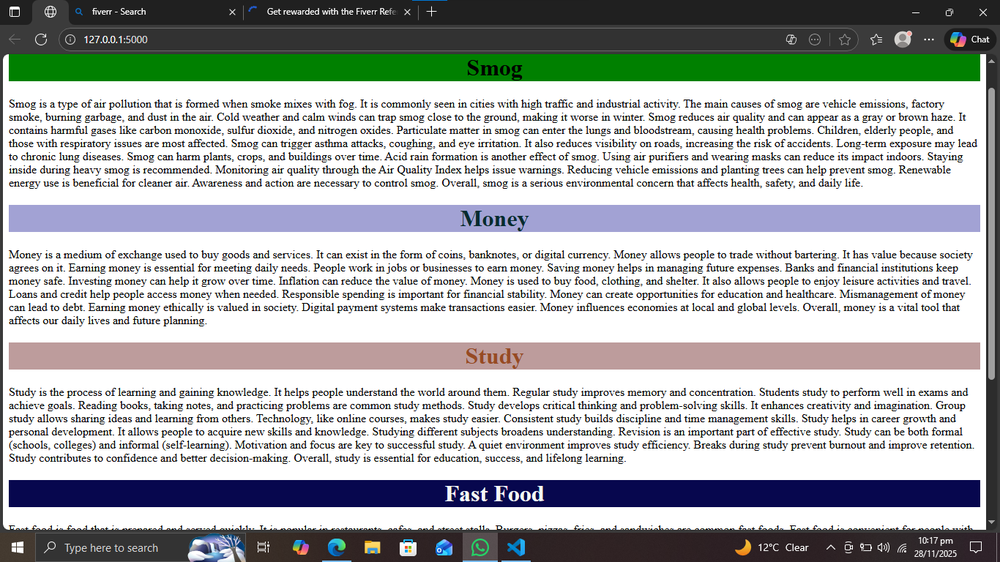
#> input picture image_matrix_processing/ss.png, 1000 x 562 px, shrunk from 1366 x 768 before the run
$ python image_matrix.py
#> lines starting #> are read from the running program, lines starting #| are printed output that depends on the picture
from PIL import Image
import numpy as np
import matplotlib.pyplot as plt

# 1. Load image (same folder me 'ss.png' hona chahiye)
img = Image.open("ss.png").convert("L")  # Convert to grayscale
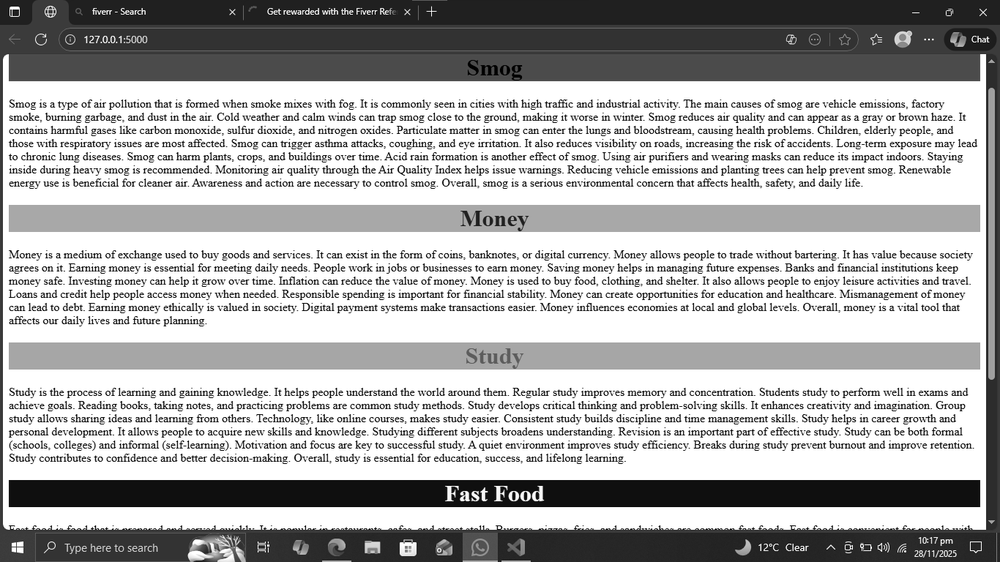
#> img: PIL image 1000x562 L; min 0, max 255, mean 175.9
img_array = np.array(img)

print("Original Image Array Shape:", img_array.shape)
#| Original Image Array Shape: (562, 1000)

# 2. Adjust brightness (add 50)
bright_img = np.clip(img_array + 50, 0, 255)
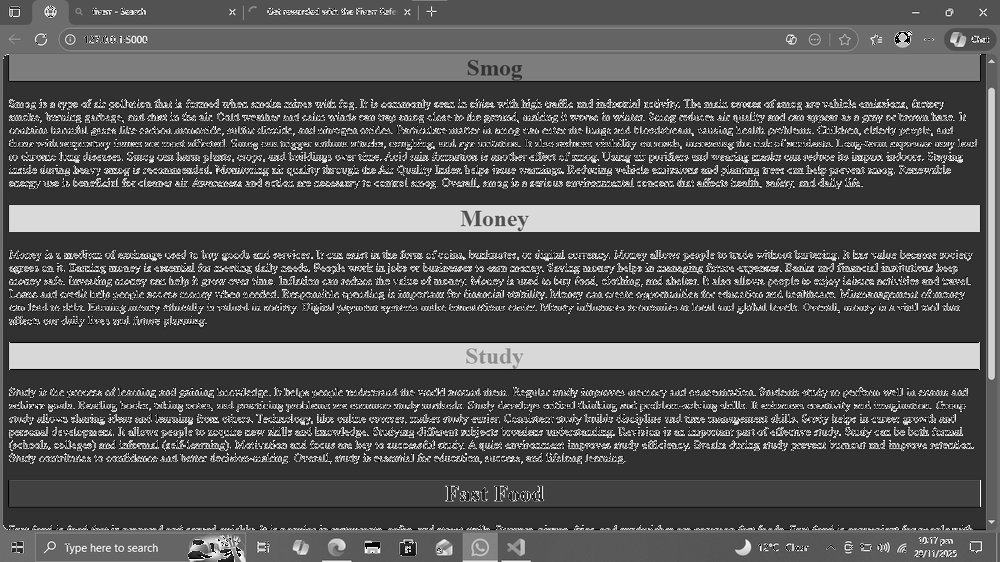
#> bright_img: shape (562, 1000); min 0, max 255, mean 89.8

# 3. Adjust contrast (scale pixels by 1.2)
contrast_img = np.clip(1.2 * img_array, 0, 255)
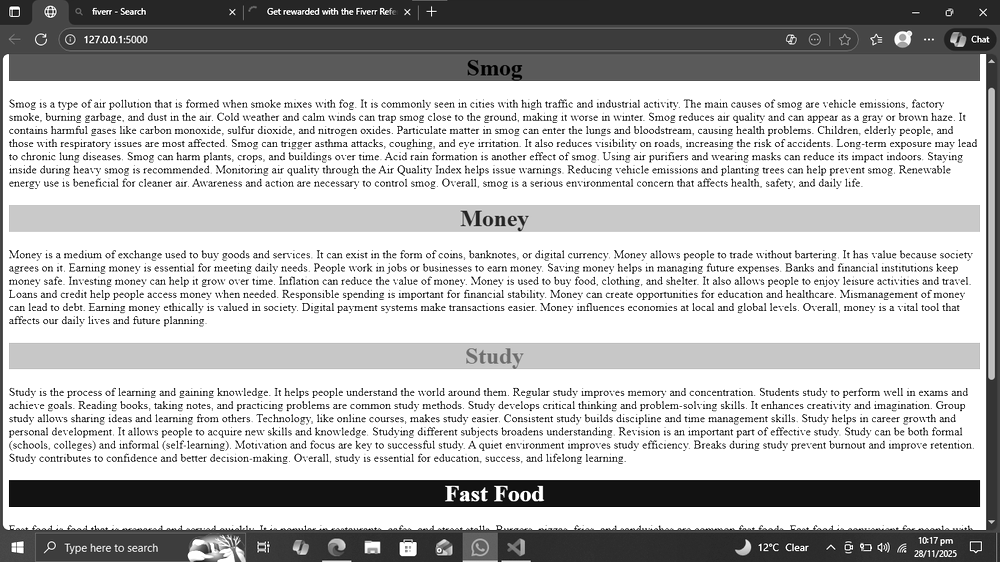
#> contrast_img: shape (562, 1000) float64; min 0, max 255, mean 185.9

# 4. Convert numpy arrays back to images
bright_image = Image.fromarray(bright_img.astype(np.uint8))
contrast_image = Image.fromarray(contrast_img.astype(np.uint8))

# 5. Save processed images
bright_image.save("bright_ss.png")
contrast_image.save("contrast_ss.png")

# 6. Show images
plt.subplot(1,3,1)
plt.title("Original")
plt.imshow(img_array, cmap="gray")
plt.axis("off")

plt.subplot(1,3,2)
plt.title("Brightness +50")
plt.imshow(bright_img, cmap="gray")
plt.axis("off")

plt.subplot(1,3,3)
plt.title("Contrast x1.2")
plt.imshow(contrast_img, cmap="gray")
plt.axis("off")

plt.show()
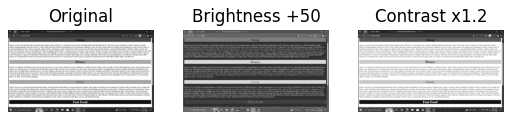
#> figure drawn by matplotlib, 3 panels
